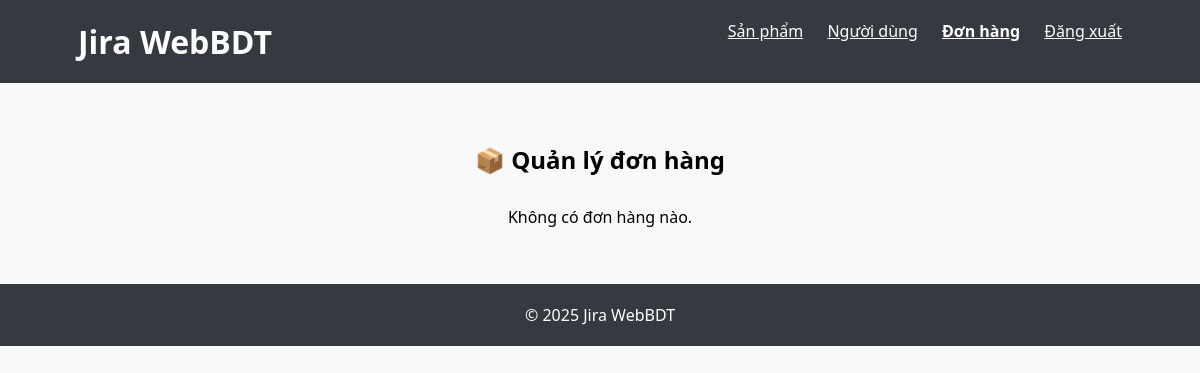
/admin/manage_orders.php (signed in), run on an earlier commit of the app's database.
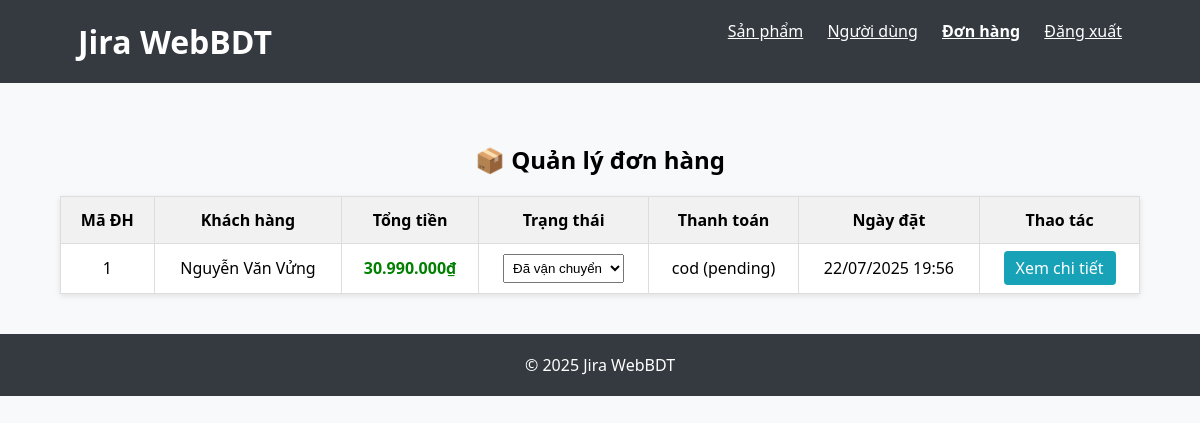
And on a later commit of the database.
### tables this page shows
CREATE TABLE `orders` (
  `id` int(11) NOT NULL,
  `user_id` int(11) DEFAULT NULL,
  `customer_name` varchar(100) NOT NULL,
  `customer_email` varchar(100) DEFAULT NULL,
  `customer_phone` varchar(20) NOT NULL,
  `shipping_address` mediumtext NOT NULL,
  `total_amount` decimal(12,2) NOT NULL,
  `order_status` enum('pending','processing','shipped','delivered','cancelled') DEFAULT 'pending',
  `payment_method` varchar(50) DEFAULT NULL,
  `payment_status` enum('pending','paid','failed') DEFAULT 'pending',
  `created_at` datetime DEFAULT current_timestamp(),
  `updated_at` datetime DEFAULT current_timestamp() ON UPDATE current_timestamp()
);

### admin/manage_orders.php (the view, shortened to what this page needs)
<?php
require_once '../includes/db.php';
$result_orders = $conn->query("SELECT id, customer_name, total_amount, order_status, payment_method, payment_status, created_at FROM orders ORDER BY created_at DESC");
?>
<!DOCTYPE html>
<html lang="vi">
<head>
</head>
<body style="font-family: 'Segoe UI', Tahoma, sans-serif; margin: 0; background: #f8f9fa;">
    <header style="background-color: #343a40; color: #fff; padding: 20px;">
        <div style="width: 90%; max-width: 1200px; margin: 0 auto; display: flex; justify-content: space-between;">
            <h1 style="margin: 0;"><a href="../index.php" style="color: white; text-decoration: none;">Jira WebBDT</a>
            </h1>
            <nav>
                <a href="manage_products.php" style="color: white; margin-left: 20px;">Sản phẩm</a>
                <a href="manage_users.php" style="color: white; margin-left: 20px;">Người dùng</a>
                <a href="manage_orders.php" style="color: white; margin-left: 20px; font-weight: bold;">Đơn hàng</a>
                <a href="../logout.php" style="color: white; margin-left: 20px;">Đăng xuất</a>
            </nav>
        </div>
    </header>
    <main style="padding: 40px 0; width: 90%; max-width: 1200px; margin: 0 auto;">
        <h2 style="text-align: center;">📦 Quản lý đơn hàng</h2>
        <?php if ($result_orders->num_rows > 0): ?>
            <table
                style="width: 100%; border-collapse: collapse; background-color: white; box-shadow: 0 2px 6px rgba(0,0,0,0.1);">
                <thead style="background-color: #f1f1f1;">
                    <tr>
                        <th style="padding: 12px; border: 1px solid #ddd;">Mã ĐH</th>
                        <th style="padding: 12px; border: 1px solid #ddd;">Khách hàng</th>
                        <th style="padding: 12px; border: 1px solid #ddd;">Tổng tiền</th>
                        <th style="padding: 12px; border: 1px solid #ddd;">Trạng thái</th>
                        <th style="padding: 12px; border: 1px solid #ddd;">Thanh toán</th>
                        <th style="padding: 12px; border: 1px solid #ddd;">Ngày đặt</th>
                        <th style="padding: 12px; border: 1px solid #ddd;">Thao tác</th>
                    </tr>
                </thead>
                <tbody>
                    <?php while ($order = $result_orders->fetch_assoc()): ?>
                        <tr style="text-align: center;">
                            <td style="padding: 10px; border: 1px solid #ddd;"><?= $order['id'] ?></td>
                            <td style="padding: 10px; border: 1px solid #ddd;"><?= htmlspecialchars($order['customer_name']) ?>
                            </td>
                            <td style="padding: 10px; border: 1px solid #ddd; color: green; font-weight: bold;">
                                <?= number_format($order['total_amount'], 0, ',', '.') ?>₫</td>
                            <td style="padding: 10px; border: 1px solid #ddd;">
                                <form method="post" action="manage_orders.php" style="margin: 0;">
                                    <select name="new_status" onchange="this.form.submit()" style="padding: 5px;">
                                        <option value="shipped" <?= $order['order_status'] == 'shipped' ? 'selected' : '' ?>>Đã vận
                                            chuyển</option>
                                    </select>
                                </form>
                            </td>
                            <td style="padding: 10px; border: 1px solid #ddd;">
                                <?= $order['payment_method'] ?> (<?= $order['payment_status'] ?>)
                            </td>
                            <td style="padding: 10px; border: 1px solid #ddd;">
                                <?= date('d/m/Y H:i', strtotime($order['created_at'])) ?></td>
                            <td style="padding: 10px; border: 1px solid #ddd;">
                                <a href="view_order_detail.php?id=<?= $order['id'] ?>"
                                    style="background-color: #17a2b8; color: white; padding: 6px 12px; border-radius: 4px; text-decoration: none;">Xem
                                    chi tiết</a>
                            </td>
                        </tr>
                    <?php endwhile; ?>
                </tbody>
            </table>
        <?php else: ?>
            <p style="text-align: center; margin-top: 30px;">Không có đơn hàng nào.</p>
        <?php endif; ?>
    </main>
    <footer style="background-color: #343a40; color: white; text-align: center; padding: 20px 0;">
        <p style="margin: 0;">© <?= date('Y') ?> Jira WebBDT</p>
    </footer>
</body>
</html>

What changed in the data, as far as the page shows it:
added orders: id "1", customer_name "Nguyễn Văn Vửng", total_amount "30.990.000", new_status "Đã vận chuyển", payment_method "cod", payment_status "pending", created_at "22/07/2025 19:56"
Also different on the page:
text no longer shown: "Không có đơn hàng nào."
text now shown: "Mã ĐH Khách hàng Tổng tiền Trạng thái Thanh toán Ngày đặt Thao tác"
